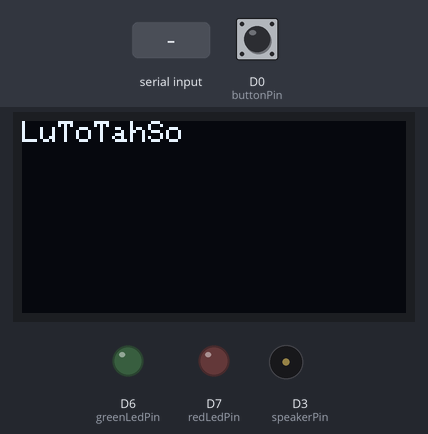
A program run on a simulated ESP8266 (NodeMCU). Shown: 128×64 one-colour display, output pins drawn as LEDs (lit = HIGH), buzzer (waves = sounding). The inputs (shaded band) are chosen by the test bench; at power-on: D0 (buttonPin) LOW. WiFi joins after 1.5 s; servers stay silent unless stated; storage starts empty; what the program prints to the serial monitor is not drawn.

Above: at 3.7 s.
3.8 s: "200\n" received over Serial
At 4.3 s:
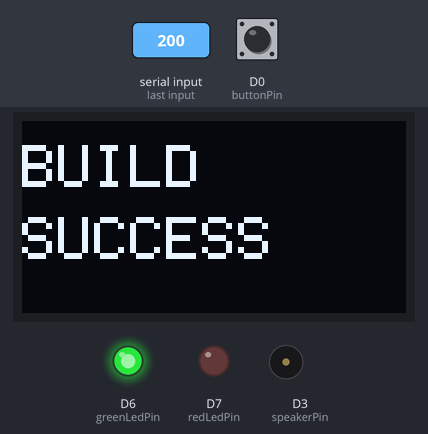
6.8 s: D0 (buttonPin) pulled HIGH for 0.15 s
At 7.3 s:
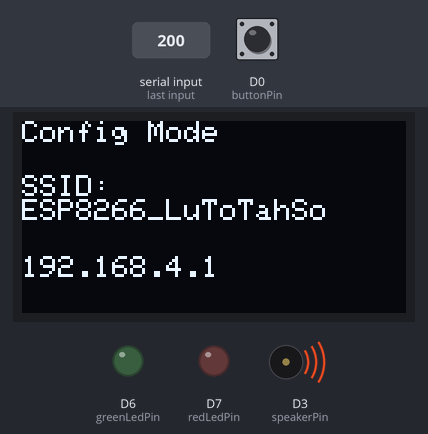
9.9 s: "201\n" received over Serial
At 11.0 s:
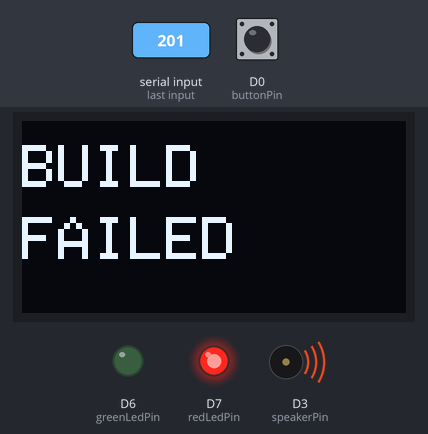
12.9 s: "101\n" received over Serial
At 14.0 s:
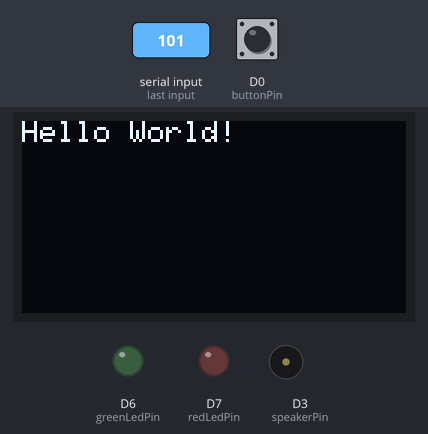
14.4 s: "103\n" received over Serial
At 15.0 s:
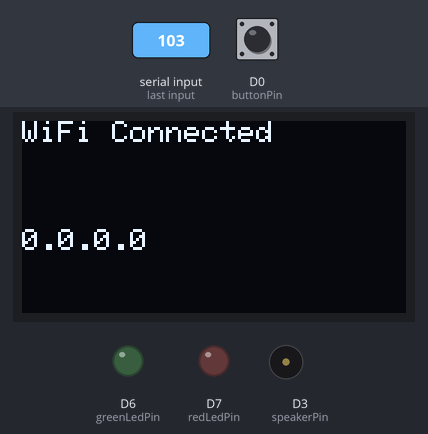
15.9 s: "300\n" received over Serial
At 18.2 s:
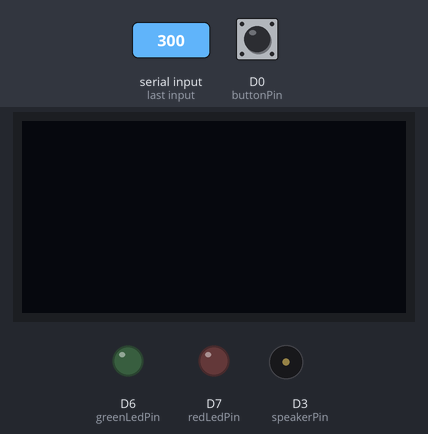
Timing chart, 0 to 19.7 s (numbered marks = the images above; inputs shaded):
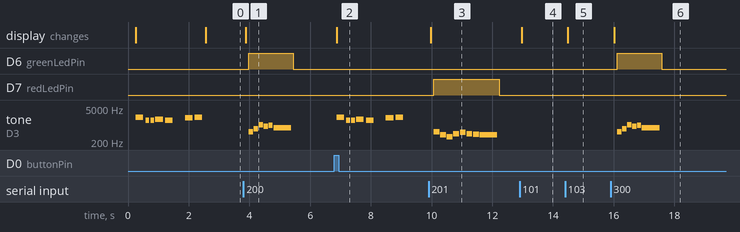

Measured:
- after the input at 3.8 s, D6 (greenLedPin): LOW → HIGH after 0.18 s, → LOW 1.5 s later; tone on D3 (speakerPin): plays 523 Hz for 0.14 s, 698 Hz for 0.14 s, 1047 Hz for 0.14 s, 880 Hz for 0.14 s, 988 Hz for 0.14 s, 784 Hz for 0.58 s, starting after 0.18 s; the display: changes after 0.08 s (image 1)
- after the input at 6.8 s, tone on D3 (speakerPin): plays 2093 Hz for 0.25 s, 1568 Hz for 0.12 s, 1568 Hz for 0.12 s, 1760 Hz for 0.25 s, 1568 Hz for 0.25 s, 1976 Hz for 0.25 s … (7 notes in this stretch), starting after 0.07 s; the display: changes after 0.07 s (image 2)
- after the input at 9.9 s, D7 (redLedPin): LOW → HIGH after 0.17 s, → LOW 2.2 s later; tone on D3 (speakerPin): plays 523 Hz for 0.19 s, 392 Hz for 0.19 s, 330 Hz for 0.19 s, 440 Hz for 0.19 s, 494 Hz for 0.19 s, 440 Hz for 0.19 s … (8 notes in this stretch), starting after 0.17 s; the display: changes after 0.07 s (image 3)
- after the input at 12.9 s, the display: changes after 0.06 s (image 4)
- after the input at 14.4 s, the display: changes after 0.09 s (image 5)
- after the input at 15.9 s, D6 (greenLedPin): LOW → HIGH after 0.22 s, → LOW 1.5 s later; tone on D3 (speakerPin): plays 523 Hz for 0.14 s, 698 Hz for 0.14 s, 1047 Hz for 0.14 s, 880 Hz for 0.14 s, 988 Hz for 0.14 s, 784 Hz for 0.58 s, starting after 0.22 s; the display: changes after 0.12 s (image 6)

The program:

main.cpp
```cpp
#include <Arduino.h>
#include <WifiConnector.h>
#include <BuzzerManager.h>
#include <OledDisplayManager.h>

#define AP_SSID "ESP8266_LuToTahSo"
#define AP_PASSWORD "12345678"

int speakerPin = D3;
int buttonPin = D0;
int greenLedPin = D6;
int redLedPin = D7;

WifiConnector wifiConnector(AP_SSID, AP_PASSWORD);

BuzzerManager buzzerManager(speakerPin, greenLedPin, redLedPin);

OledDisplayManager oledDisplay;

int buttonState = 0;

void handleCommand(String command);

void setup()
{
  Serial.begin(9600);

  buzzerManager.begin();
  oledDisplay.begin();
  oledDisplay.showStartup();

  pinMode(buttonPin, INPUT);

  wifiConnector.begin();
  wifiConnector.setCommandCallback(handleCommand);

  buzzerManager.playStart();

  oledDisplay.showText("LuToTahSo");
}

void handleCommand(String command)
{
  command.trim();

  Serial.println(command);

  int separatorIndex = command.indexOf('|');

  String code;
  String message;

  if (separatorIndex >= 0)
  {
    code = command.substring(0, separatorIndex);
    message = command.substring(separatorIndex + 1);
    message.trim();
  }
  else
  {
    code = command;
  }

  bool playSuccess = false;
  bool playFailed = false;

  if (code == "100")
  {
    oledDisplay.showText("LuToTahSo");
  }
  else if (code == "101")
  {
    oledDisplay.showText("Hello World!");
  }
  else if (code == "102")
  {
    oledDisplay.showConfigMode(
        AP_SSID,
        WiFi.softAPIP().toString());
  }
  else if (code == "103")
  {
    oledDisplay.showWifiConnected(
        WiFi.SSID(),
        WiFi.localIP().toString());
  }
  else if (code == "104")
  {
    if (WiFi.status() == WL_CONNECTED)
    {
      oledDisplay.showWifiConnected(
          WiFi.SSID(),
          WiFi.localIP().toString());
    }
    else
    {
      oledDisplay.showConfigMode(
          AP_SSID,
          WiFi.softAPIP().toString());
    }
  }
  else if (code == "200")
  {
    oledDisplay.showBuildSuccess();
    playSuccess = true;
  }
  else if (code == "201")
  {
    oledDisplay.showBuildFailed();
    playFailed = true;
  }
  else if (code == "300")
  {
    oledDisplay.showText(message);
    playSuccess = true;
  }
  else if (code == "301")
  {
    oledDisplay.showText(message);
    playFailed = true;
  }
  else
  {
    oledDisplay.showText(command);
  }

  if (playSuccess || playFailed)
  {
    delay(100);

    if (playSuccess)
    {
      buzzerManager.playSuccess();
    }
    else
    {
      buzzerManager.playFailed();
    }
  }
}

void readSerialCommand()
{
  if (Serial.available() > 0)
  {
    String command = Serial.readStringUntil('\n');

    handleCommand(command);
  }
}

void readButtonInput()
{
  buttonState = digitalRead(buttonPin);

  if (buttonState == HIGH)
  {
    handleCommand("104");
    buzzerManager.playStart();
  }
}

void loop()
{
  wifiConnector.update();

  readSerialCommand();

  readButtonInput();

  delay(100);
}
```
